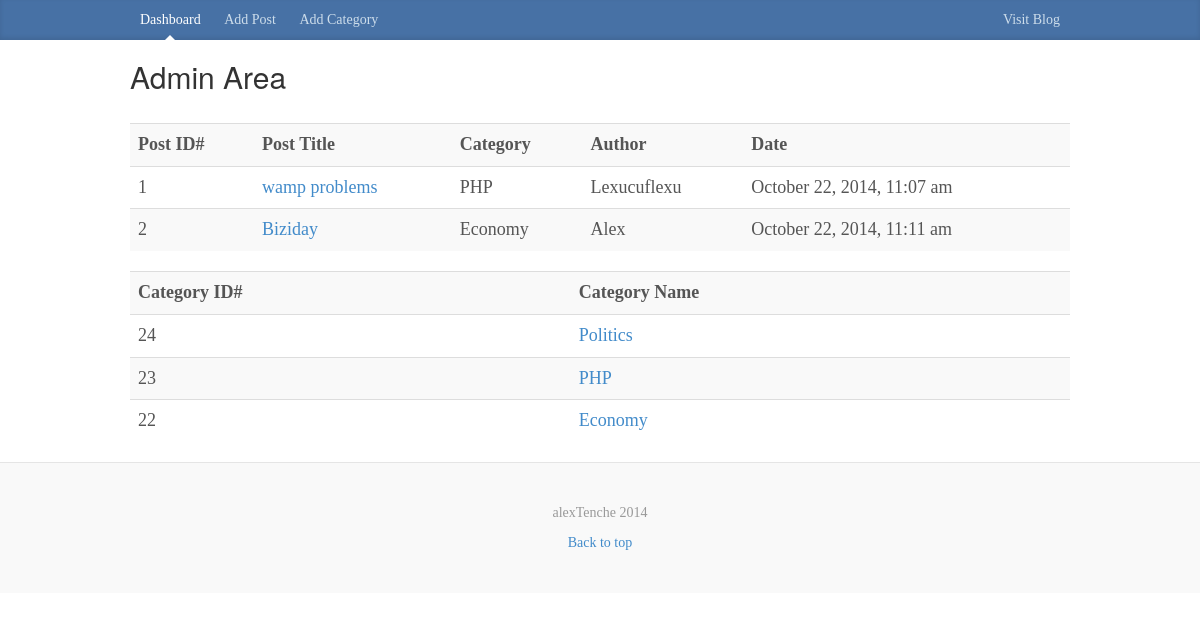
/admin/index.php, run on an earlier commit of the app's database.
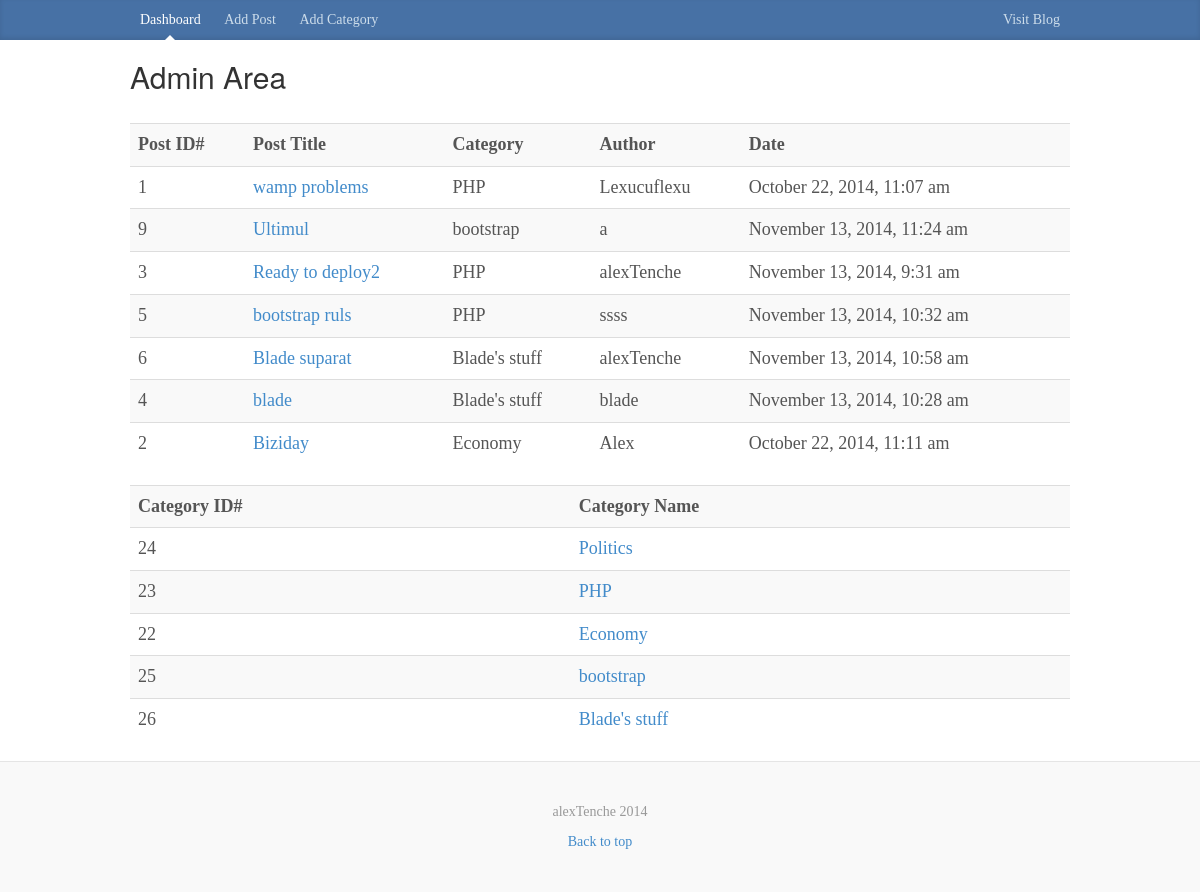
And on a later commit of the database.
### tables this page shows
CREATE TABLE IF NOT EXISTS `posts` (
  `id` int(11) NOT NULL AUTO_INCREMENT,
  `title` varchar(255) NOT NULL,
  `body` text NOT NULL,
  `category` varchar(100) NOT NULL,
  `author` varchar(100) NOT NULL,
  `tags` varchar(255) NOT NULL,
  `date` timestamp NOT NULL DEFAULT CURRENT_TIMESTAMP,
  PRIMARY KEY (`id`)
);

CREATE TABLE IF NOT EXISTS `categories` (
  `id` int(11) NOT NULL AUTO_INCREMENT,
  `name` varchar(100) NOT NULL,
  PRIMARY KEY (`id`)
);

### libraries/Database.php (called while the page is built, shortened)
<?php
class Database{
	public $host = DB_HOST;
	public $username = DB_USER;
	public $password = DB_PASS;
	public $db_name = DB_NAME;
	public $link;
	private function connect(){
		$this->link = new mysqli($this->host, $this->username, $this->password, $this->db_name);
	}
	public function select($query){
		$result = $this->link->query($query) or die($this->link->error.__LINE__);
		if($result->num_rows > 0){
			return $result;
		} else {
			return false;
		}
	}
}

### helpers/format_helper.php (called while the page is built, shortened)
<?php
function formatDate($date){
	return date('F j, Y, g:i a', strtotime($date));
}

### admin/index.php (the view)
<?php include 'includes/header.php'; ?>
<?php
$db = new Database();
$query = "SELECT posts.*, categories.name FROM posts
		  INNER JOIN categories
		  ON posts.category = categories.id
		  ORDER BY posts.title DESC";
$posts = $db->select($query);
$query = "SELECT * FROM categories
		  ORDER BY name DESC";
$categories = $db->select($query);
?>
<table class="table table-striped">
	<tr>
		<th>Post ID#</th>
		<th>Post Title</th>
		<th>Category</th>
		<th>Author</th>
		<th>Date</th>
	</tr>
	<?php while($row = $posts->fetch_assoc()) : ?>
	<tr>
		<td><?php echo $row['id']; ?></td>
		<td><a href="edit_post.php?id=<?php echo $row['id']; ?>"><?php echo $row['title']; ?></td>
		<td><?php echo $row['name']; ?></td>
		<td><?php echo $row['author']; ?></td>
		<td><?php echo formatDate($row['date']); ?></td>
	</tr>
	<?php endwhile; ?>
</table>
<table class="table table-striped">
	<tr>
		<th>Category ID#</th>
		<th>Category Name</th>
	</tr>
	<?php while($row = $categories->fetch_assoc()) : ?>
	<tr>
		<td><?php echo $row['id']; ?></td>
		<td><a href="edit_category.php?id=<?php echo $row['id']; ?>"><?php echo $row['name']; ?></td>
	</tr>
	<?php endwhile; ?>
</table>
<?php include 'includes/footer.php'; ?>

What changed in the data, as far as the page shows it:
added posts: id "9", title "Ultimul", categories.name "bootstrap", author "a", date "November 13, 2014, 11:24 am"
added posts: id "3", title "Ready to deploy2", categories.name "PHP", author "alexTenche", date "November 13, 2014, 9:31 am"
added posts: id "5", title "bootstrap ruls", categories.name "PHP", author "ssss", date "November 13, 2014, 10:32 am"
added posts: id "6", title "Blade suparat", categories.name "Blade's stuff", author "alexTenche", date "November 13, 2014, 10:58 am"
added posts: id "4", title "blade", categories.name "Blade's stuff", author "blade", date "November 13, 2014, 10:28 am"
added categories: id "25", name "bootstrap"
added categories: id "26", name "Blade's stuff"
